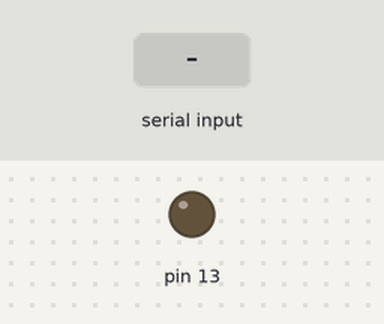
The sketch below on a simulated Arduino Uno, built with avr-gcc and run on an emulated ATmega328P. Parts: output pins drawn as LEDs (lit = HIGH). Inputs (shaded band) come from the test bench.

Above: at 1.2 s.
1.3 s: "A" received over Serial
At 2.2 s:
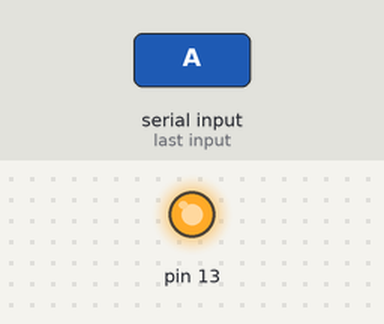
2.8 s: "B" received over Serial
At 3.3 s:
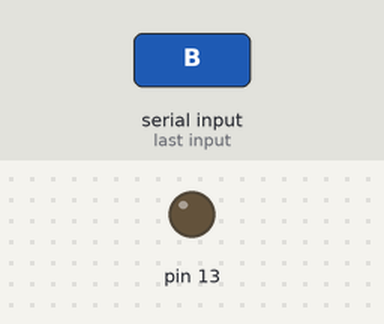
Timing chart, 0 to 5.8 s (numbered marks = the images above; inputs shaded):
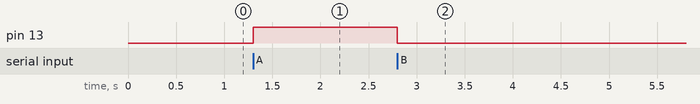

Measured:
- after the input at 1.3 s, pin 13: LOW → HIGH at once
- after the input at 2.8 s, pin 13: HIGH → LOW at once

The sketch:

EncenderLedSerial.ino
```cpp
void setup() {
  pinMode(13,OUTPUT);
  Serial.begin(9600);
}

void loop() {

}

void serialEvent() {
  while (Serial.available()) {
    // get the new byte:
    char inChar = (char)Serial.read();
    switch(inChar){
      case 'A':
        digitalWrite(13,HIGH);
        break;
      case 'B':
        digitalWrite(13,LOW);
        break;
      default:
        break;
    }
  }
}
```
